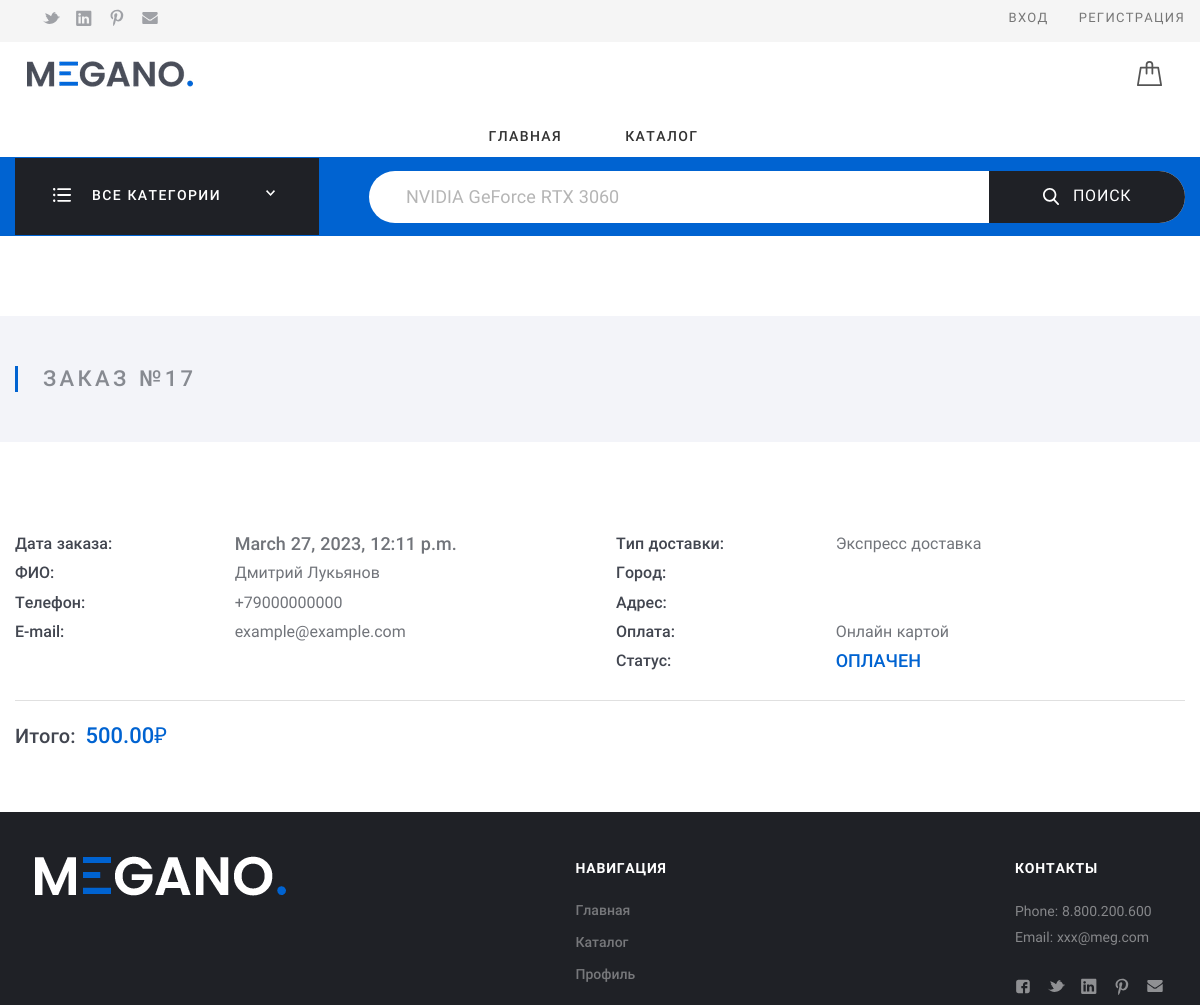
Screenshot of /order/17/ with the database file from the repository.
### cart/models.py (models this page shows, shortened)
class Orders(models.Model):
    user = models.ForeignKey(User, on_delete=models.CASCADE)
    delivery = models.ForeignKey(Delivery, on_delete=models.CASCADE)
    city = models.CharField(max_length=100)
    address = models.CharField(max_length=250)
    payment_method = models.PositiveIntegerField(default=1)
    created = models.DateTimeField(auto_now_add=True)
    paid = models.BooleanField(default=False)
    class Meta:
        ordering = ('-created',)
        verbose_name = 'Заказ'
        verbose_name_plural = 'Заказы'
    def get_total_cost(self):
        amount = sum(item.get_cost() for item in self.items.all())
        shipping = self.delivery.cost if not self.delivery.free_shipping or amount < self.delivery.free_shipping_amount else 0
        return amount + shipping

class Delivery(models.Model):
    name = models.CharField(max_length=100)
    cost = models.DecimalField(max_digits=10, decimal_places=2)
    free_shipping = models.BooleanField(default=False)
    free_shipping_amount = models.DecimalField(max_digits=10, decimal_places=2, default=0)
    class Meta:
        ordering = ('name',)
        verbose_name = 'Доставка'
        verbose_name_plural = 'Доставка'

### shop/models.py (models this page shows, shortened)
class Profile(models.Model):
    user = models.OneToOneField(User, on_delete=models.CASCADE)
    image = models.ImageField(upload_to='profile_pics', blank=True)
    phone = models.CharField(max_length=200, db_index=True, default='+79000000000')
    email = models.CharField(max_length=200, db_index=True, default='example@example.com')

### shop/views.py (the view)
# urls.py: url('order', views.order, name='order'),
def order(request, order_id):
    order = Orders.objects.get(id=order_id)
    orderitems = OrderItems.objects.filter(order_id=order)
    return render(request, 'shop/oneorder.html', {'order': order, 'orderitems': orderitems})

### shop/templates/shop/oneorder.html (shortened to what this page needs)
{% extends "shop/base.html" %}
{% load static %}
{% block content %}
<div class="Middle Middle_top">
    <div class="Middle-top">
        <div class="wrap">
            <div class="Middle-header">
                <h1 class="Middle-title">Заказ №{{order.id}}
                </h1>
            </div>
        </div>
    </div>
    <div class="Section">
        <div class="wrap">
            <div class="Section-content">
                <div class="Order">
                    <div class="Order-infoBlock">
                        <div class="Order-personal">
                            <div class="row">
                                <div class="row-block">
                                    <div class="Order-info Order-info_date">
                                        <div class="Order-infoType">Дата заказа:
                                        </div>
                                        <div class="Order-infoContent">{{order.created}}
                                        </div>
                                    </div>
                                    <div class="Order-info">
                                        <div class="Order-infoType">ФИО:
                                        </div>
                                        <div class="Order-infoContent">{{order.user.first_name}} {{order.user.last_name}}
                                        </div>
                                    </div>
                                    <div class="Order-info">
                                        <div class="Order-infoType">Телефон:
                                        </div>
                                        <div class="Order-infoContent">{{order.user.profile.phone}}
                                        </div>
                                    </div>
                                    <div class="Order-info">
                                        <div class="Order-infoType">E-mail:
                                        </div>
                                        <div class="Order-infoContent">{{order.user.profile.email}}
                                        </div>
                                    </div>
                                </div>
                                <div class="row-block">
                                    <div class="Order-info Order-info_delivery">
                                        <div class="Order-infoType">Тип доставки:
                                        </div>
                                        <div class="Order-infoContent">
                                            {% if order.delivery.name == 'express' %}
                                                Экспресс доставка
                                            {%else%}
                                                Обычная доставка
                                            {%endif%}
                                        </div>
                                    </div>
                                    <div class="Order-info">
                                        <div class="Order-infoType">Город:
                                        </div>
                                        <div class="Order-infoContent">{{order.city}}
                                        </div>
                                    </div>
                                    <div class="Order-info">
                                        <div class="Order-infoType">Адрес:
                                        </div>
                                        <div class="Order-infoContent">{{order.address}}
                                        </div>
                                    </div>
                                    <div class="Order-info Order-info_pay">
                                        <div class="Order-infoType">Оплата:
                                        </div>
                                        <div class="Order-infoContent">{% if order.payment_method == 1 %}
                                            Онлайн картой
                                            {% else %}
                                            Онлайн со случайного чужого счета
                                            {% endif %}
                                        </div>
                                    </div>
                                    <div class="Order-info Order-info_status">
                                        <div class="Order-infoType">Статус:
                                        </div>
                                        <div class="Order-infoContent">
                                            {% if order.paid == 1 %}
                                                ОПЛАЧЕН
                                            {% elif order.paid == 2 %}
                                                ОШИБКА ОПЛАТЫ
                                            {% else %}
                                                НЕ ОПЛАЧЕН
                                            {% endif %}
                                        </div>
                                    </div>
                                </div>
                            </div>
                        </div>
                        <div class="Cart Cart_order">
                            <div class="Cart-total">
                                <div class="Cart-block Cart-block_total">
                                    <strong class="Cart-title">Итого:<span class="Cart-price">{{order.get_total_cost}}₽</span>
                                    </strong>
                                </div>
                                </div>
                            </div>
                        </div>
                    </div>
                </div>
            </div>
        </div>
    </div>
</div>
{% endblock %}

### shop/static/assets/css/basic.css (style rules this page uses)
body { margin: 0; }
b, strong { font-weight: inherit; }
b, strong { font-weight: bolder; }
h1 { font-size: 2em; margin: 0.67em 0; }
.row { width: 100%; display: flex; justify-content: space-between; flex: 0 0 100%; }
.row:before, .row:after { content: ""; display: table; }
.row:after { clear: both; }
.row-block { display: block; flex-grow: 0; width: 100%; }
.row-block + .row-block { margin-left: 2rem; }
body { min-height: 100%; font-size: 16px; color: #424650; line-height: 1.3em; text-align: left; position: relative; min-width: 320px; background: #fff; display: flex; flex-direction: column; }
* { box-sizing: border-box; }
h1, h2, h3 { text-align: left; font-weight: bold; margin-bottom: 20px; line-height: 1.3em; }
h1:first-child, h2:first-child, h3:first-child { margin-top: 0; }
h1 { margin-bottom: 40px; margin-top: 20px; }
.wrap { padding: 0 15px; max-width: 1630px; min-width: 320px; width: 100%; box-sizing: border-box; margin: 0 auto; position: relative; }

### rows the page displays
Orders: id "17", created "March 27, 2023, 12:11 p.m.", user.first_name "Дмитрий", user.last_name "Лукьянов", user.profile.phone "+79000000000", user.profile.email "example@example.com", get_total_cost "500.00"
